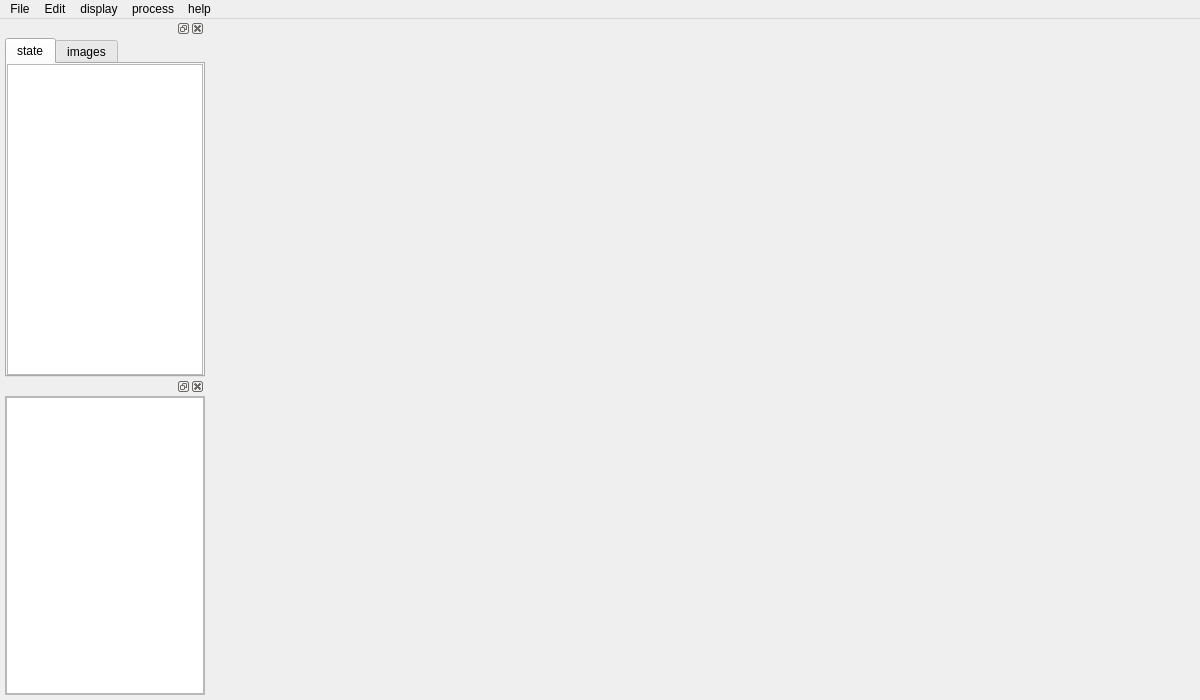
<?xml version="1.0" encoding="UTF-8"?>
<ui version="4.0">
 <class>Recon</class>
 <widget class="QMainWindow" name="Recon">
  <property name="geometry">
   <rect>
    <x>0</x>
    <y>0</y>
    <width>1200</width>
    <height>700</height>
   </rect>
  </property>
  <property name="windowTitle">
   <string>Recon</string>
  </property>
  <widget class="QWidget" name="centralWidget">
   <layout class="QHBoxLayout" name="horizontalLayout_3">
    <item>
     <widget class="QStackedWidget" name="stackedWidget">
      <property name="currentIndex">
       <number>0</number>
      </property>
      <widget class="QWidget" name="page">
       <layout class="QHBoxLayout" name="horizontalLayout_4">
        <property name="leftMargin">
         <number>3</number>
        </property>
        <property name="topMargin">
         <number>3</number>
        </property>
        <property name="rightMargin">
         <number>3</number>
        </property>
        <property name="bottomMargin">
         <number>3</number>
        </property>
        <item>
         <widget class="QLabel" name="imagelabel">
          <property name="text">
           <string/>
          </property>
         </widget>
        </item>
       </layout>
      </widget>
      <widget class="QWidget" name="page_2">
       <layout class="QHBoxLayout" name="horizontalLayout_5">
        <item>
         <widget class="QTimeEdit" name="timeEdit"/>
        </item>
       </layout>
      </widget>
     </widget>
    </item>
   </layout>
  </widget>
  <widget class="QMenuBar" name="menuBar">
   <property name="geometry">
    <rect>
     <x>0</x>
     <y>0</y>
     <width>1200</width>
     <height>22</height>
    </rect>
   </property>
   <widget class="QMenu" name="menuFile">
    <property name="title">
     <string>File</string>
    </property>
    <addaction name="actionnew"/>
    <addaction name="actionopen"/>
    <addaction name="actionsave"/>
    <addaction name="actionexport"/>
    <addaction name="actionclose"/>
    <addaction name="actionexit"/>
   </widget>
   <widget class="QMenu" name="menuEdit">
    <property name="title">
     <string>Edit</string>
    </property>
    <widget class="QMenu" name="menuadd_intrinsics">
     <property name="title">
      <string>add intrinsics</string>
     </property>
     <addaction name="actionauto_register"/>
     <addaction name="actionmanual_input"/>
     <addaction name="actioncalibration"/>
    </widget>
    <addaction name="actionchoose_photo"/>
    <addaction name="actiondelete_photo"/>
    <addaction name="menuadd_intrinsics"/>
   </widget>
   <widget class="QMenu" name="menuprocess">
    <property name="title">
     <string>process</string>
    </property>
    <addaction name="actionsfm"/>
    <addaction name="actiondense_recon"/>
    <addaction name="actionsurface"/>
   </widget>
   <widget class="QMenu" name="menuhelp">
    <property name="title">
     <string>help</string>
    </property>
   </widget>
   <widget class="QMenu" name="menudisplay">
    <property name="title">
     <string>display</string>
    </property>
    <addaction name="actionimage"/>
    <addaction name="action3Dmodel"/>
   </widget>
   <addaction name="menuFile"/>
   <addaction name="menuEdit"/>
   <addaction name="menudisplay"/>
   <addaction name="menuprocess"/>
   <addaction name="menuhelp"/>
  </widget>
  <widget class="QDockWidget" name="projectinfo">
   <property name="minimumSize">
    <size>
     <width>205</width>
     <height>122</height>
    </size>
   </property>
   <property name="maximumSize">
    <size>
     <width>205</width>
     <height>524287</height>
    </size>
   </property>
   <attribute name="dockWidgetArea">
    <number>1</number>
   </attribute>
   <widget class="QWidget" name="dockWidgetContents">
    <layout class="QVBoxLayout" name="verticalLayout">
     <property name="leftMargin">
      <number>5</number>
     </property>
     <property name="topMargin">
      <number>0</number>
     </property>
     <property name="rightMargin">
      <number>0</number>
     </property>
     <property name="bottomMargin">
      <number>0</number>
     </property>
     <item>
      <widget class="QTabWidget" name="tabWidget">
       <property name="sizePolicy">
        <sizepolicy hsizetype="Ignored" vsizetype="Expanding">
         <horstretch>0</horstretch>
         <verstretch>0</verstretch>
        </sizepolicy>
       </property>
       <property name="minimumSize">
        <size>
         <width>200</width>
         <height>0</height>
        </size>
       </property>
       <property name="maximumSize">
        <size>
         <width>205</width>
         <height>16777215</height>
        </size>
       </property>
       <property name="currentIndex">
        <number>0</number>
       </property>
       <widget class="QWidget" name="tab">
        <attribute name="title">
         <string>state</string>
        </attribute>
        <layout class="QHBoxLayout" name="horizontalLayout">
         <property name="leftMargin">
          <number>0</number>
         </property>
         <property name="topMargin">
          <number>0</number>
         </property>
         <property name="rightMargin">
          <number>0</number>
         </property>
         <property name="bottomMargin">
          <number>0</number>
         </property>
         <item>
          <widget class="QTableWidget" name="stateTableWidget"/>
         </item>
        </layout>
       </widget>
       <widget class="QWidget" name="tab_2">
        <attribute name="title">
         <string>images</string>
        </attribute>
        <layout class="QHBoxLayout" name="horizontalLayout_2">
         <property name="leftMargin">
          <number>0</number>
         </property>
         <property name="topMargin">
          <number>0</number>
         </property>
         <property name="rightMargin">
          <number>0</number>
         </property>
         <property name="bottomMargin">
          <number>0</number>
         </property>
         <item>
          <widget class="QListWidget" name="imagePathListWidget"/>
         </item>
        </layout>
       </widget>
      </widget>
     </item>
    </layout>
   </widget>
  </widget>
  <widget class="QDockWidget" name="dockWidget_2">
   <attribute name="dockWidgetArea">
    <number>1</number>
   </attribute>
   <widget class="QWidget" name="dockWidgetContents_2">
    <layout class="QVBoxLayout" name="verticalLayout_2">
     <property name="leftMargin">
      <number>5</number>
     </property>
     <property name="topMargin">
      <number>0</number>
     </property>
     <property name="rightMargin">
      <number>0</number>
     </property>
     <property name="bottomMargin">
      <number>5</number>
     </property>
     <item>
      <widget class="QScrollArea" name="scrollArea">
       <property name="widgetResizable">
        <bool>true</bool>
       </property>
       <widget class="QWidget" name="scrollAreaWidgetContents">
        <property name="geometry">
         <rect>
          <x>0</x>
          <y>0</y>
          <width>198</width>
          <height>294</height>
         </rect>
        </property>
        <layout class="QHBoxLayout" name="horizontalLayout_6">
         <property name="leftMargin">
          <number>0</number>
         </property>
         <property name="topMargin">
          <number>0</number>
         </property>
         <property name="rightMargin">
          <number>0</number>
         </property>
         <property name="bottomMargin">
          <number>0</number>
         </property>
         <item>
          <widget class="QListWidget" name="logListWidget"/>
         </item>
        </layout>
       </widget>
      </widget>
     </item>
    </layout>
   </widget>
  </widget>
  <action name="actionnew">
   <property name="text">
    <string>new</string>
   </property>
  </action>
  <action name="actionopen">
   <property name="text">
    <string>open</string>
   </property>
  </action>
  <action name="actionsave">
   <property name="text">
    <string>save</string>
   </property>
  </action>
  <action name="actionexport">
   <property name="text">
    <string>export</string>
   </property>
  </action>
  <action name="actionclose">
   <property name="text">
    <string>close</string>
   </property>
  </action>
  <action name="actionexit">
   <property name="text">
    <string>exit</string>
   </property>
  </action>
  <action name="actionchoose_photo">
   <property name="text">
    <string>add photo</string>
   </property>
  </action>
  <action name="actionauto_register">
   <property name="text">
    <string>auto register</string>
   </property>
  </action>
  <action name="actionmanual_input">
   <property name="text">
    <string>manual input</string>
   </property>
  </action>
  <action name="actioncalibration">
   <property name="text">
    <string>calibration</string>
   </property>
  </action>
  <action name="actiondelete_photo">
   <property name="text">
    <string>delete photo</string>
   </property>
  </action>
  <action name="actionsfm">
   <property name="text">
    <string>sfm</string>
   </property>
  </action>
  <action name="actiondense_recon">
   <property name="text">
    <string>dense recon</string>
   </property>
  </action>
  <action name="actionsurface">
   <property name="text">
    <string>surface</string>
   </property>
  </action>
  <action name="actionimage">
   <property name="text">
    <string>image</string>
   </property>
  </action>
  <action name="action3Dmodel">
   <property name="text">
    <string>3Dmodel</string>
   </property>
  </action>
 </widget>
 <layoutdefault spacing="6" margin="11"/>
 <resources/>
 <connections/>
</ui>
